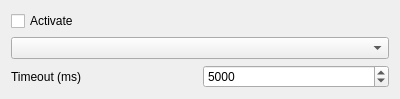
<?xml version="1.0" encoding="UTF-8"?>
<ui version="4.0">
 <class>GUI_Notifications</class>
 <widget class="QWidget" name="GUI_Notifications">
  <property name="geometry">
   <rect>
    <x>0</x>
    <y>0</y>
    <width>400</width>
    <height>98</height>
   </rect>
  </property>
  <layout class="QGridLayout" name="gridLayout">
   <item row="2" column="0">
    <widget class="QLabel" name="label_3">
     <property name="text">
      <string>Timeout (ms)</string>
     </property>
    </widget>
   </item>
   <item row="0" column="0" colspan="2">
    <widget class="QCheckBox" name="cb_activate">
     <property name="focusPolicy">
      <enum>Qt::StrongFocus</enum>
     </property>
     <property name="text">
      <string>Activate</string>
     </property>
    </widget>
   </item>
   <item row="1" column="0" colspan="2">
    <widget class="Gui::ComboBox" name="combo_notification">
     <property name="focusPolicy">
      <enum>Qt::StrongFocus</enum>
     </property>
    </widget>
   </item>
   <item row="2" column="1">
    <widget class="QSpinBox" name="sb_timeout">
     <property name="focusPolicy">
      <enum>Qt::WheelFocus</enum>
     </property>
     <property name="minimum">
      <number>1000</number>
     </property>
     <property name="maximum">
      <number>60000</number>
     </property>
     <property name="singleStep">
      <number>1000</number>
     </property>
     <property name="value">
      <number>5000</number>
     </property>
    </widget>
   </item>
  </layout>
 </widget>
 <customwidgets>
  <customwidget>
   <class>Gui::ComboBox</class>
   <extends>QComboBox</extends>
   <header>GUI/Utils/Widgets/ComboBox.h</header>
  </customwidget>
 </customwidgets>
 <resources/>
 <connections/>
</ui>
